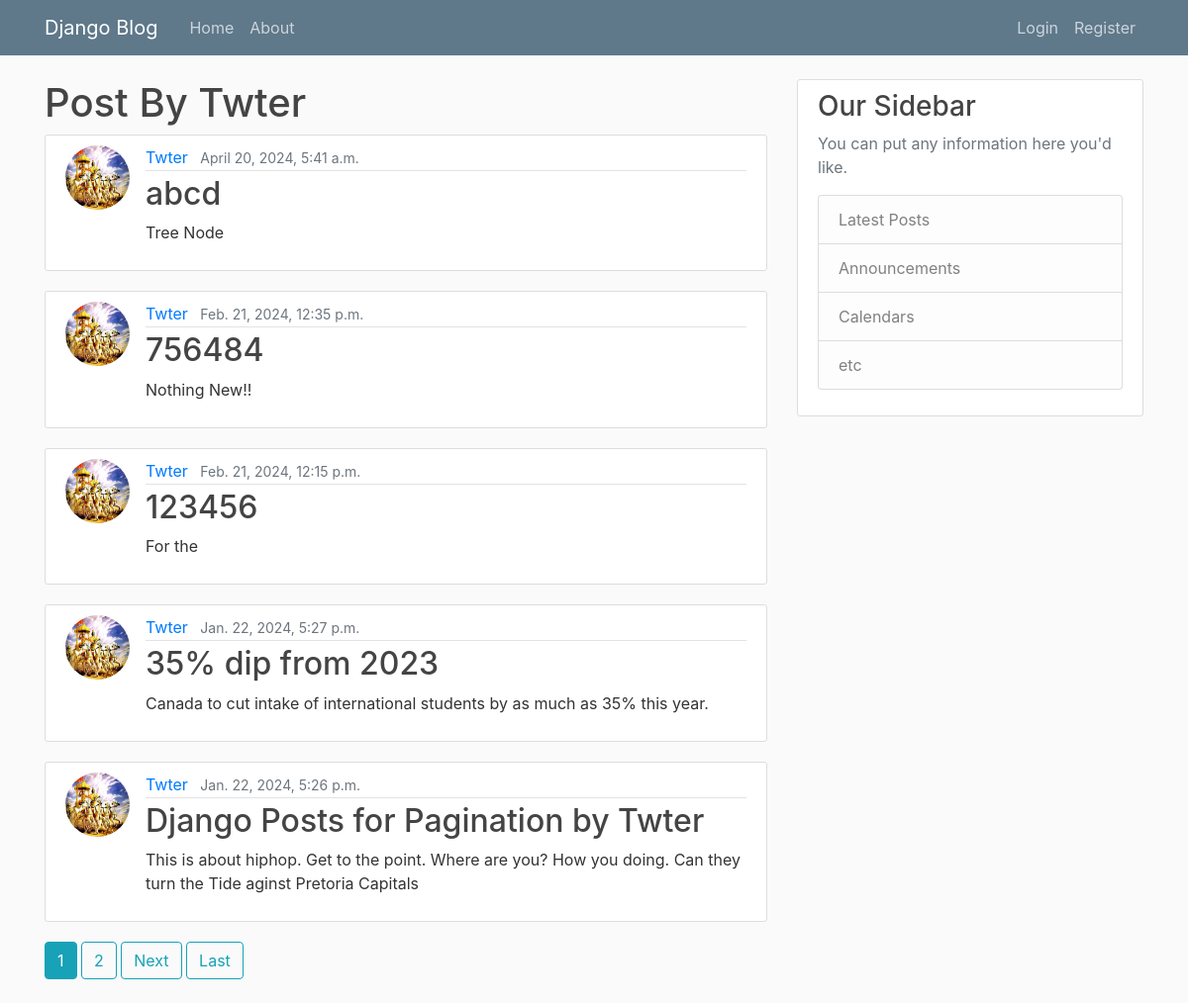
Screenshot of /user/Twter/ with the database file from the repository.
### blog/models.py (models this page shows, shortened)
class Post(models.Model):
    title = models.CharField(max_length=100)
    image_f = models.ImageField(upload_to='blog_image', null=True, blank=True)
    content = models.TextField()
    date_posted = models.DateTimeField(default=timezone.now)
    author = models.ForeignKey(User, on_delete=models.CASCADE)

### users/models.py (models this page shows, shortened)
class Profile(models.Model):
    user = models.OneToOneField(User, on_delete=models.CASCADE)
    imag = models.ImageField(default='default.jpg', upload_to='profile_pics')

### blog/views.py (the view)
# urls.py: path('user/<str:username>/', UserPostListView.as_view(), name='user-posts'),
class UserPostListView(ListView):
    model = Post
    template_name = 'blog/user_post.html'
    context_object_name = 'posts'
    paginate_by = 5
    def get_queryset(self):
        user = get_object_or_404(User, username=self.kwargs.get('username'))
        return Post.objects.filter(author=user).order_by('-date_posted')

### blog/templates/blog/user_post.html (shortened to what this page needs)
{% extends 'blog/base.html' %}
{% block content %}
        <h1>Post By {{ view.kwargs.username }} </h1>
    {% for post in posts %}
        <article class="media content-section">
          <img class="rounded-circle article-img" src="{{ post.author.profile.imag.url }}" alt="">
          <div class="media-body">
            <div class="article-metadata">
              <a class="mr-2" href="{% url 'user-posts' post.author.username %}">{{ post.author }}</a>
              <small class="text-muted">{{ post.date_posted }}</small>
            </div>
            <h2><a class="article-title" href="{% url 'post-detail' post.id %}">{{ post.title }}</a></h2>
            <p class="article-content">{{ post.content }}</p>
          </div>
        </article>
    {% endfor %}
    {% if is_paginated %}
        {% for num in page_obj.paginator.page_range %}
        {% if num == page_obj.number %}
        <a class="btn btn-info mb-4" href="?page={{ num }}">{{ num }}</a>
        {% elif num > page_obj.number|add:'-3' and num < page_obj.number|add:'3' %}
        <a class="btn btn-outline-info mb-4" href="?page={{ num }}">{{ num }}</a>
        {% endif %}
        {% endfor %}
        {% if page_obj.has_next %}
        <a class="btn btn-outline-info mb-4" href="?page={{ page_obj.next_page_number }}">Next</a>
        <a class="btn btn-outline-info mb-4" href="?page={{ page_obj.paginator.num_pages }}">Last</a>
        {% endif %}
    {% endif %}
{% endblock content %}

### blog/static/blog/main.css (style rules this page uses)
body { background: #fafafa; color: #333333; margin-top: 5rem; }
h1, h2, h3, h4, h5, h6 { color: #444444; }
.content-section { background: #ffffff; padding: 10px 20px; border: 1px solid #dddddd; border-radius: 3px; margin-bottom: 20px; }
.article-title { color: #444444; }
.article-content { white-space: pre-line; }
.article-img { height: 65px; width: 65px; margin-right: 16px; }
.article-metadata { padding-bottom: 1px; margin-bottom: 4px; border-bottom: 1px solid #e3e3e3 }

### rows the page displays
Post: author.profile.imag (picture), author "Twter", date_posted "April 20, 2024, 5:41 a.m.", title "abcd", content "Tree Node"
Post: author.profile.imag (picture), author "Twter", date_posted "Feb. 21, 2024, 12:35 p.m.", title "756484", content "Nothing New!!"
Post: author.profile.imag (picture), author "Twter", date_posted "Feb. 21, 2024, 12:15 p.m.", title "123456", content "For the"
Post: author.profile.imag (picture), author "Twter", date_posted "Jan. 22, 2024, 5:27 p.m.", title "35% dip from 2023", content "Canada to cut intake of international students by as much as 35% this year."
Post: author.profile.imag (picture), author "Twter", date_posted "Jan. 22, 2024, 5:26 p.m.", title "Django Posts for Pagination by Twter", content "This is about hiphop. Get to the point. Where are you? How you doing. Can they turn the Tide aginst Pretoria Capitals"

### other values shown
{{ view.kwargs.username }} "Twter"
{{ num }} "1"
{{ num }} "2"
